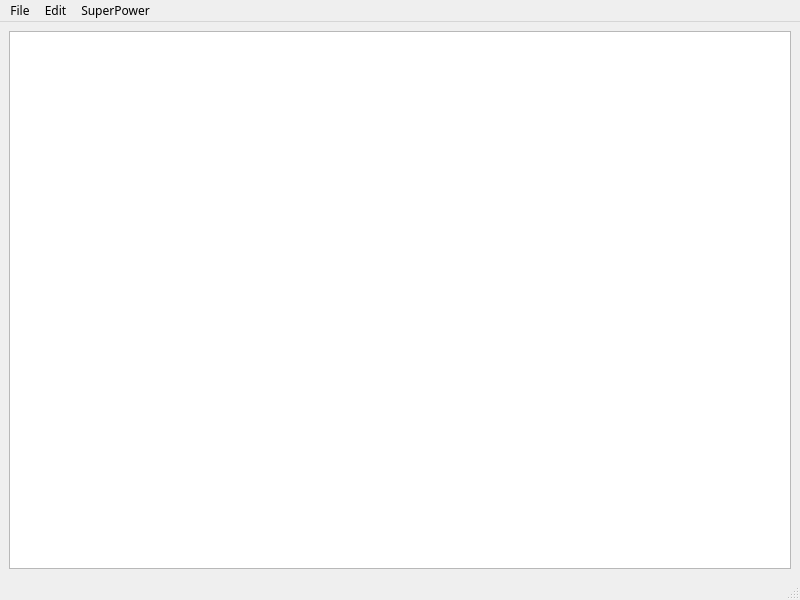
<?xml version="1.0" encoding="UTF-8"?>
<ui version="4.0">
 <class>MainWindow</class>
 <widget class="QMainWindow" name="MainWindow">
  <property name="geometry">
   <rect>
    <x>0</x>
    <y>0</y>
    <width>800</width>
    <height>600</height>
   </rect>
  </property>
  <property name="font">
   <font>
    <family>Lexend Deca</family>
   </font>
  </property>
  <property name="windowTitle">
   <string>MainWindow</string>
  </property>
  <widget class="QWidget" name="centralwidget">
   <layout class="QVBoxLayout" name="verticalLayout">
    <item>
     <widget class="QTextEdit" name="textEdit">
      <property name="font">
       <font>
        <family>Lexend Deca</family>
        <pointsize>14</pointsize>
       </font>
      </property>
     </widget>
    </item>
   </layout>
  </widget>
  <widget class="QStatusBar" name="statusbar"/>
  <widget class="QMenuBar" name="menuBar">
   <property name="geometry">
    <rect>
     <x>0</x>
     <y>0</y>
     <width>800</width>
     <height>22</height>
    </rect>
   </property>
   <widget class="QMenu" name="menuFiles">
    <property name="title">
     <string>File</string>
    </property>
    <addaction name="actionNew"/>
    <addaction name="actionOpen"/>
    <addaction name="actionSave"/>
    <addaction name="separator"/>
    <addaction name="actionExit"/>
   </widget>
   <widget class="QMenu" name="menuEdit">
    <property name="title">
     <string>Edit</string>
    </property>
    <addaction name="actionCopy"/>
    <addaction name="actionPaster"/>
    <addaction name="actionCut"/>
    <addaction name="actionUndo"/>
    <addaction name="actionRedo"/>
   </widget>
   <widget class="QMenu" name="menuSuperPower">
    <property name="title">
     <string>SuperPower</string>
    </property>
    <addaction name="actionLogin"/>
   </widget>
   <addaction name="menuFiles"/>
   <addaction name="menuEdit"/>
   <addaction name="menuSuperPower"/>
  </widget>
  <action name="actionOpen">
   <property name="text">
    <string>Open</string>
   </property>
  </action>
  <action name="actionNew">
   <property name="text">
    <string>New</string>
   </property>
  </action>
  <action name="actionExit">
   <property name="text">
    <string>Exit</string>
   </property>
  </action>
  <action name="actionSave">
   <property name="text">
    <string>Save</string>
   </property>
  </action>
  <action name="actionLogin">
   <property name="text">
    <string>Cake</string>
   </property>
   <property name="toolTip">
    <string>Lie</string>
   </property>
  </action>
  <action name="actionCopy">
   <property name="text">
    <string>Copy</string>
   </property>
  </action>
  <action name="actionPaster">
   <property name="text">
    <string>Paste</string>
   </property>
  </action>
  <action name="actionCut">
   <property name="text">
    <string>Cut</string>
   </property>
  </action>
  <action name="actionUndo">
   <property name="text">
    <string>Undo</string>
   </property>
  </action>
  <action name="actionRedo">
   <property name="text">
    <string>Redo</string>
   </property>
  </action>
 </widget>
 <resources/>
 <connections/>
</ui>
